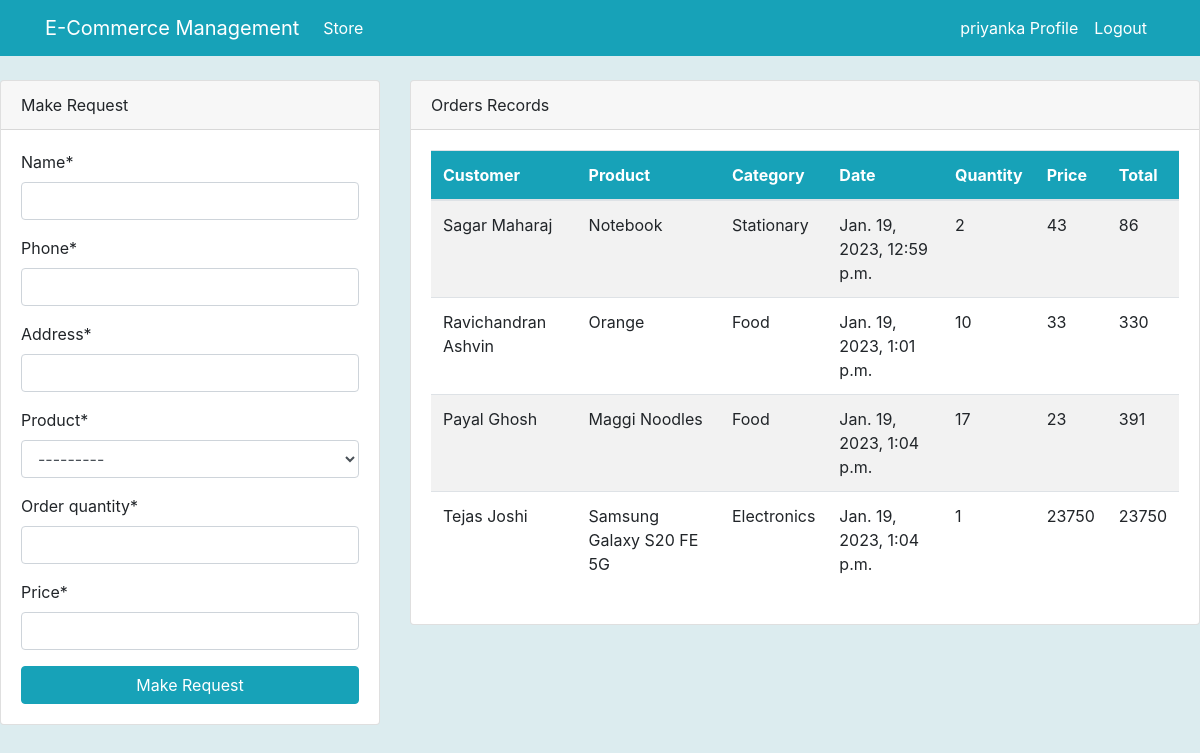
Page /store/ (signed in) on the committed database.
### store/models.py (models this page shows, shortened)
class Order(models.Model):
    customer = models.ForeignKey(Customer, on_delete=models.CASCADE, null=True)
    product = models.ForeignKey(Product, on_delete=models.CASCADE, null=True)
    staff = models.ForeignKey(User, models.CASCADE, null=True)
    order_quantity = models.PositiveIntegerField(null=True)
    price = models.PositiveIntegerField(null=True)
    total = models.PositiveIntegerField(editable=False, null=True)
    date = models.DateTimeField(auto_now_add=True)

class Customer(models.Model):
    name = models.CharField(max_length=255, null=True)
    phone = models.CharField(max_length=10, null=True)
    address = models.CharField(max_length=255, null=True)

class Product(models.Model):
    CATEGORY = [
        ("Stationary", "Stationary"),
        ("Electronics", "Electronics"),
        ("Food", "Food"),
    ]
    name = models.CharField(max_length=255, null=True)
    category = models.CharField(max_length=255, choices=CATEGORY, null=True)
    quantity = models.PositiveIntegerField(null=True)
    def __str__(self):
        return f"{self.name} = {self.quantity}"

### store/views.py (the view)
# urls.py: path("store/", views.index, name="store-index"),
@login_required
def index(request):
    orders = Order.objects.select_related("customer", "product").filter(
        staff=request.user
    )
    if request.method == "POST":
        form = OrderForm(request.POST)
        form1 = CustomerForm(request.POST)
        if form.is_valid() and form1.is_valid():
            form1.save()
            instance = form.save(commit=False)
            instance.customer = Customer.objects.all().latest("id")
            instance.staff = request.user
            instance.total = instance.price * instance.order_quantity
            instance.product.quantity -= form.cleaned_data.get("order_quantity")
            product = Product.objects.filter(id=instance.product.pk)
            product.update(quantity=instance.product.quantity)
            instance.save()
            return redirect("store-index")
    else:
        form = OrderForm()
        form1 = CustomerForm()
    context = {
        "orders": orders,
        "form": form,
        "form1": form1,
    }
    context.update(nav_items())
    return render(request, "index.html", context)

### store/forms.py
class OrderForm(forms.ModelForm):
    class Meta:
        model = Order
        fields = ["product", "order_quantity", "price"]

class CustomerForm(forms.ModelForm):
    class Meta:
        model = Customer
        fields = "__all__"

### store/views.py (called while the page is built)
def nav_items():
    orders_count = Order.objects.all().count()
    products_count = Product.objects.all().count()
    workers_count = User.objects.all().count()
    customers_count = Customer.objects.count()
    data = {
        "orders_count": orders_count,
        "workers_count": workers_count,
        "products_count": products_count,
        "customers_count": customers_count,
    }
    return data

### store/templates/index.html (shortened to what this page needs)
{% extends "base.html" %}
{% block content %}
{% if user.is_authenticated and user.is_staff and user.is_superuser %}
  {% include "top_nav.html" %}
{% else %}
{% include "staff_index.html" %}
{% endif %}
{% endblock content %}

### templates/nav.html (shortened to what this page needs)
<nav class="navbar navbar-expand-lg navbar-info bg-info">
  {% if user.is_authenticated %}
  <div class="container">
    <a class="navbar-brand text-white" href="{% url 'store-index' %}">E-Commerce Management</a>
    <div class="collapse navbar-collapse" id="navbarSupportedContent">
      <ul class="navbar-nav mr-auto">
        <li class="nav-item active">
          <a class="nav-link text-white" href="{% url 'store-index' %}">Store <span class="sr-only">(current)</span></a>
        </li>
      </ul>
      <ul class="navbar-nav ml-auto">
        <li class="nav-item active">
          <a class="nav-link text-white" href="{% url 'user-profile' %}">{{user.username}} Profile </a>
        </li>
        <li class="nav-item">
          <a class="nav-link text-white" href="{% url 'user-logout' %}">Logout</a>
        </li>
      </ul>
  {% endif %}
</nav>

### store/templates/staff_index.html (shortened to what this page needs)
{% load crispy_forms_tags %}
<div>
  <div class="row mt-4">
    <div class="col-md-4">
      <div class="card">
        <div class="card-header">
          Make Request
        </div>
        <div class="card-body">
          <form method="POST">
            {{form1|crispy}}
            {{form|crispy}}
            <input class="btn btn-info btn-block" type="submit" value="Make Request">
          </form>
        </div>
      </div>
    </div>
    <div class="col-md-8">
      <div class="card">
        <div class="card-header">
          Orders Records
        </div>
        <div class="card-body">
          <table class="table table-striped bg-white">
            <thead class="bg-info text-white">
              <tr>
                <th scope="col">Customer</th>
                <th scope="col">Product</th>
                <th scope="col">Category</th>
                <th scope="col">Date</th>
                <th scope="col">Quantity</th>
                <th scope="col">Price</th>
                <th scope="col">Total</th>
              </tr>
            </thead>
            <tbody>
              {% for order in orders %}
              <tr>
                <td>{{order.customer.name|capfirst}}</td>
                <td>{{order.product.name|capfirst}}</td>
                <td>{{order.product.category|capfirst}}</td>
                <td>{{order.date}}</td>
                <td>{{order.order_quantity}}</td>
                <td>{{order.price}}</td>
                <td>{{order.total}}</td>
              </tr>
              {% endfor %}
            </tbody>
          </table>
        </div>
      </div>
    </div>
  </div>
</div>

### static/css/style.css (style rules this page uses)
body { background: #DCECEF; ; }

### rows in the picture
Order: customer.name "Sagar Maharaj", product.name "Notebook", product.category "Stationary", date "Jan. 19, 2023, 12:59 p.m.", order_quantity "2", price "43", total "86"
Order: customer.name "Ravichandran Ashvin", product.name "Orange", product.category "Food", date "Jan. 19, 2023, 1:01 p.m.", order_quantity "10", price "33", total "330"
Order: customer.name "Payal Ghosh", product.name "Maggi Noodles", product.category "Food", date "Jan. 19, 2023, 1:04 p.m.", order_quantity "17", price "23", total "391"
Order: customer.name "Tejas Joshi", product.name "Samsung Galaxy S20 FE 5G", product.category "Electronics", date "Jan. 19, 2023, 1:04 p.m.", order_quantity "1", price "23750", total "23750"

### other values in the picture
{{ user.username }} "priyanka"
